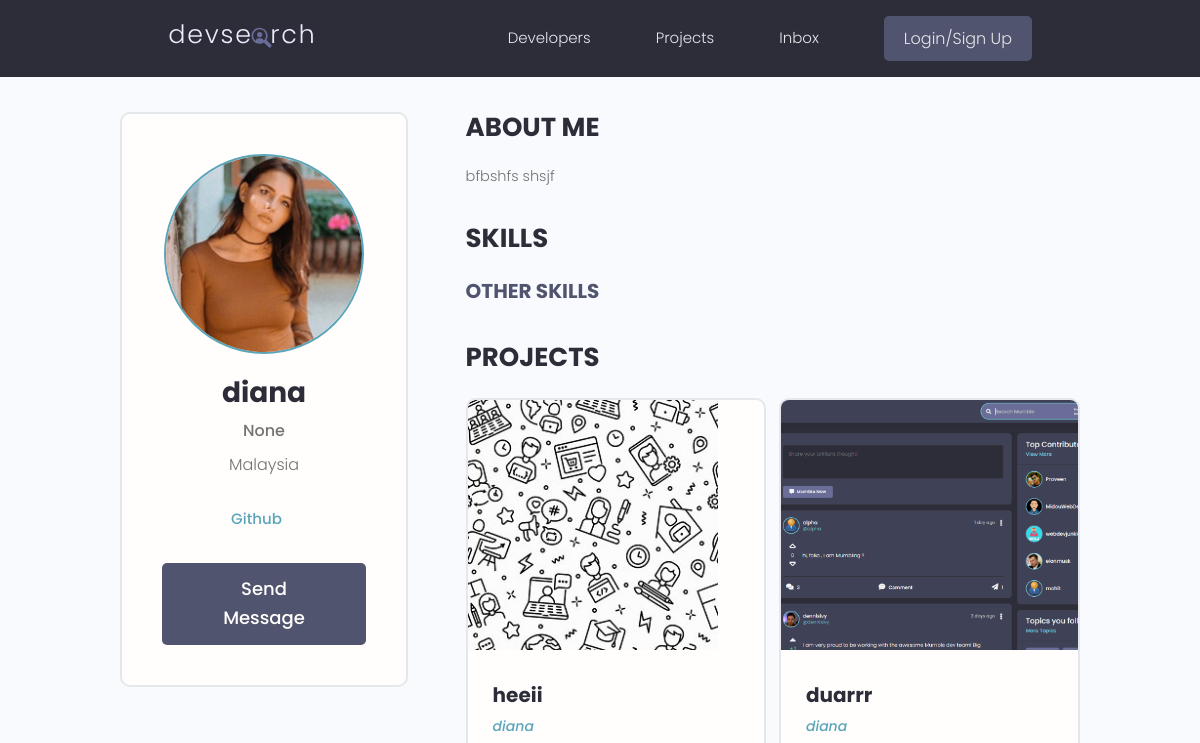
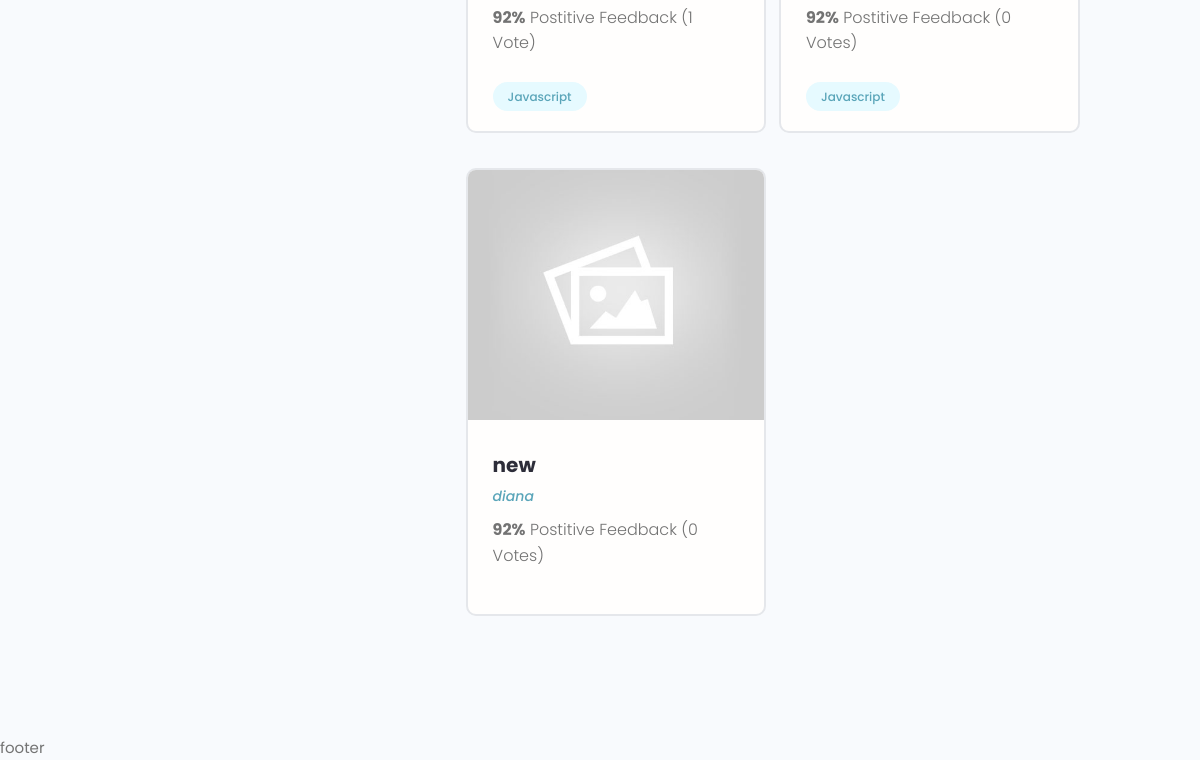
The page /users/profile/5b347c0877f941cd8d0cc469436b20ca/ on the database as committed earlier (2 pictures, top to bottom).
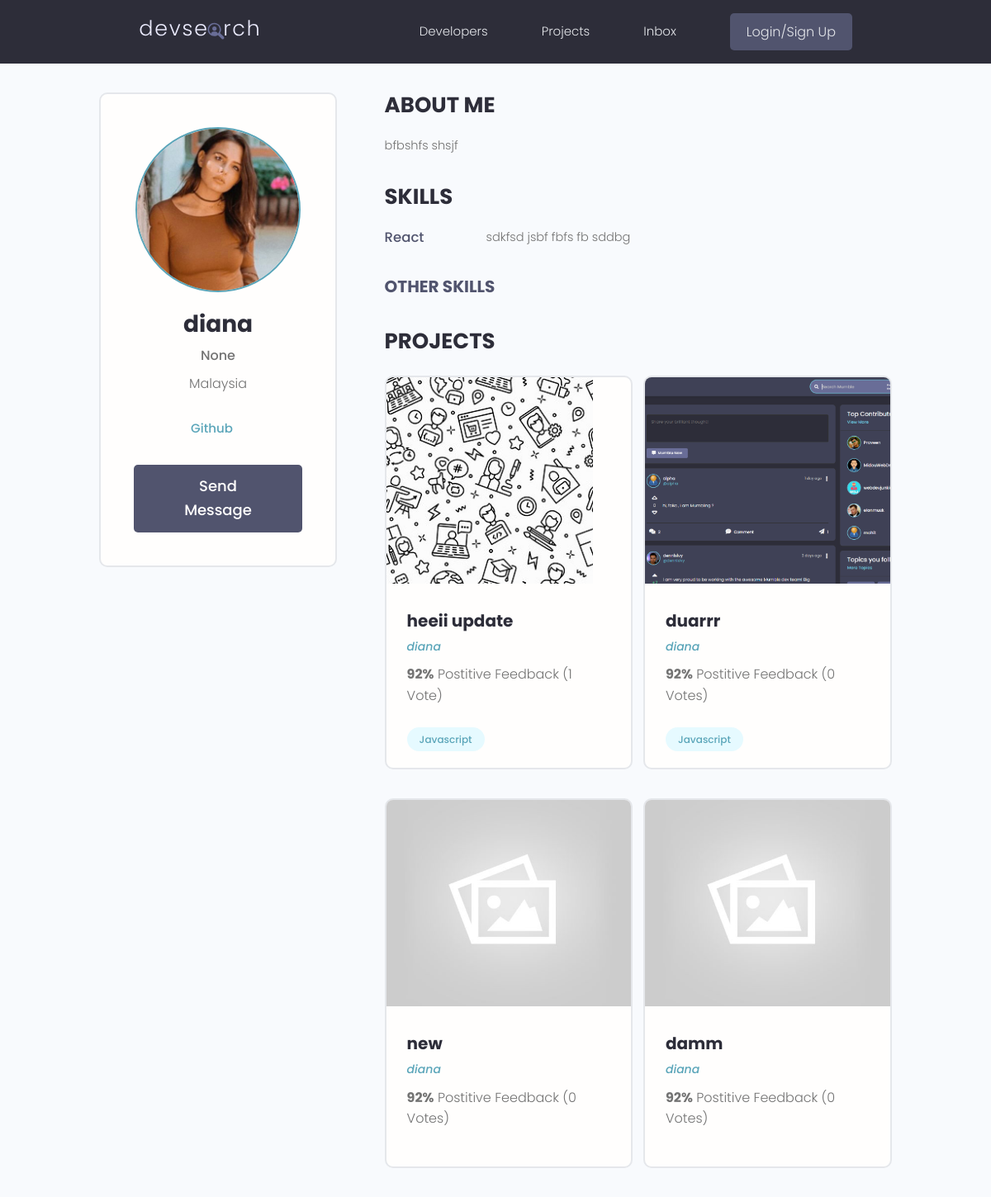
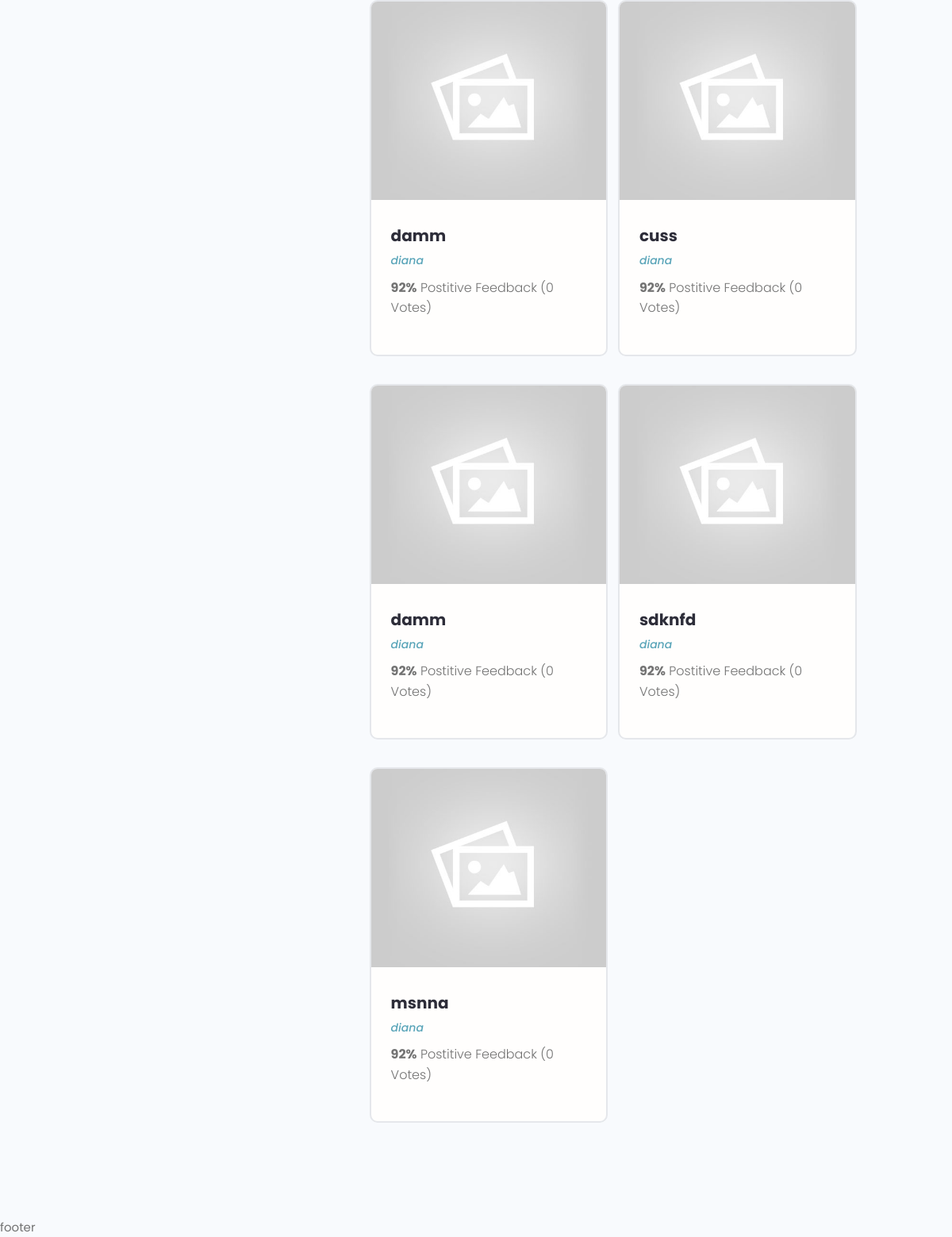
The same page on the database as committed later (2 pictures, top to bottom).
### projects/models.py (models this page shows, shortened)
class Project(models.Model):
    owner = models.ForeignKey(Profile, null=True, blank=True, on_delete=models.SET_NULL)
    title = models.CharField(max_length=200)
    description = models.TextField(null=True, blank=True)
    featured_image = models.ImageField(null=True, blank=True, default="default.jpg")
    demo_link = models.CharField(max_length=2000, null=True, blank=True)
    source_link = models.CharField(max_length=2000, null=True, blank=True)
    tags = models.ManyToManyField('Tag', blank=True)
    vote_total = models.IntegerField(default=0, null=True, blank=True)
    vote_ratio = models.IntegerField(default=0, null=True, blank=True)
    created = models.DateTimeField(auto_now_add=True)
    id= models.UUIDField(default=uuid.uuid4, unique=True, primary_key=True, editable=False)

class Tag(models.Model):
    name = models.CharField(max_length=200)
    created = models.DateTimeField(auto_now_add=True)
    id = models.UUIDField(default=uuid.uuid4, unique=True, primary_key=True, editable=False)
    def __str__(self):
        return self.name

### users/models.py (models this page shows, shortened)
class Profile(models.Model):
    user = models.OneToOneField(User, on_delete=models.CASCADE, null=True, blank=True)
    name = models.CharField(max_length=200, blank=True, null=True)
    email = models.EmailField(max_length=500, blank=True, null=True)
    username = models.CharField(max_length=200, blank=True, null=True)
    location = models.CharField(max_length=200, blank=True, null=True)
    short_intro = models.CharField(max_length=200, blank=True, null=True)
    bio = models.TextField(blank=True, null=True)
    profile_image = models.ImageField(null=True, blank=True, upload_to='profiles/', default='profiles/user-default.png')
    social_github = models.CharField(max_length=200, blank=True, null=True)
    social_twitter = models.CharField(max_length=200, blank=True, null=True)
    social_linkedin = models.CharField(max_length=200, blank=True, null=True)
    social_youtube = models.CharField(max_length=200, blank=True, null=True)
    social_website = models.CharField(max_length=200, blank=True, null=True)
    created = models.DateTimeField(auto_now_add=True)
    id = models.UUIDField(default=uuid.uuid4, unique=True, primary_key=True, editable=False)

class Skill(models.Model):
    owner = models.ForeignKey(Profile, on_delete=models.CASCADE, null=True)
    name = models.CharField(max_length=200, blank=True, null=True)
    description = models.TextField(null=True, blank=True)
    created = models.DateTimeField(auto_now_add=True)
    id = models.UUIDField(default=uuid.uuid4, unique=True, primary_key=True, editable=False)

### users/views.py (the view)
# urls.py: path('profile/<str:pk>/', views.userProfile, name="user-profile"),
def userProfile(request, pk):
    profile = Profile.objects.get(id=pk)
    topSkills = profile.skill_set.exclude(description__exact="")
    otherSkills = profile.skill_set.filter(description="")
    context = {'profile': profile, 'topSkills': topSkills, 'otherSkills': otherSkills}
    return render(request, 'users/user-profile.html', context)

### users/templates/users/user-profile.html (shortened to what this page needs)
{% extends 'main.html' %}
{% block content %}
<main class="profile my-md">
    <div class="container">
        <div class="layout">
            <div class="column column--1of3">
                <div class="card text-center">
                    <div class="card__body dev">
                        <img class="avatar avatar--xl" src="{{profile.profile_image.url}}" />
                        <h2 class="dev__name">{{profile.name}}</h2>
                        <p class="dev__title">{{profile.short_intro}}</p>
                        <p class="dev__location">{{profile.location}}</p>
                        <ul class="dev__social">
                            <div>
                                {% if profile.social_github %}
                                <li>
                                    <a title="Github" href="{{profile.social_github}}" target="_blank">Github</a>
                                </li>
                                {% endif %}
                            </div>
                        </ul>
                        <a href="#" class="btn btn--sub btn--lg">Send Message </a>
                    </div>
                </div>
            </div>
            <div class="column column--2of3">
                <div class="devInfo">
                    <h3 class="devInfo__title">About Me</h3>
                    <p class="devInfo__about">
                       {{profile.bio}}
                    </p>
                </div>
                <div class="devInfo">
                    <h3 class="devInfo__title">Skills</h3>
                    <div class="devInfo__skills">
                        {% for skill in topSkills %}
                        <div class="devSkill">
                            <h4 class="devSkill__title">{{skill.name}}</h4>
                            <p class="devSkill__info">
                              {{skill.description}}
                            </p>
                        </div>
                       {% endfor %}
                        <h3 class="devInfo__subtitle">Other Skills</h3>
                    </div>
                </div>
                <div class="devInfo">
                    <h3 class="devInfo__title">Projects</h3>
                    <div class="grid grid--two">
                        {% for project in profile.project_set.all %}
                        <div class="column">
                            <div class="card project">
                                <a href="{% url 'project' project.id %}" class="project">
                                    <img class="project__thumbnail" src="{{project.featured_image.url}}"
                                        alt="project thumbnail" />
                                    <div class="card__body">
                                        <h3 class="project__title">{{project.title}}</h3>
                                        <p><a class="project__author" href="{% url 'user-profile' profile.id %}">{{project.owner.name}}</a></p>
                                        <p class="project--rating">
                                            <span style="font-weight: bold;">92%</span> Postitive
                                            Feedback ({{project.vote_total}} Vote{{project.vote_total|pluralize:"s"}})
                                        </p>
                                        <div class="project__tags">
                                            {% for tag in project.tags.all %}
                                            <span class="tag tag--pill tag--main">
                                                <small>{{tag}}</small>
                                            </span>
                                            {% endfor %}
                                        </div>
                                    </div>
                                </a>
                            </div>
                        </div>
                        {% endfor %}
                    </div>
                </div>
            </div>
        </div>
    </div>
</main>
{% endblock content %}

Rows that differ between the two databases and show on the page:
added Skill: name "React", description "sdkfsd jsbf fbfs fb sddbg"
changed Project: title "heeii" → "heeii update"
added Project: featured_image (placeholder picture), title "damm", owner.name "diana", vote_total "0"
added Project: featured_image (placeholder picture), title "damm", owner.name "diana", vote_total "0"
added Project: featured_image (placeholder picture), title "cuss", owner.name "diana", vote_total "0"
added Project: featured_image (placeholder picture), title "damm", owner.name "diana", vote_total "0"
added Project: featured_image (placeholder picture), title "sdknfd", owner.name "diana", vote_total "0"
added Project: featured_image (placeholder picture), title "msnna", owner.name "diana", vote_total "0"
